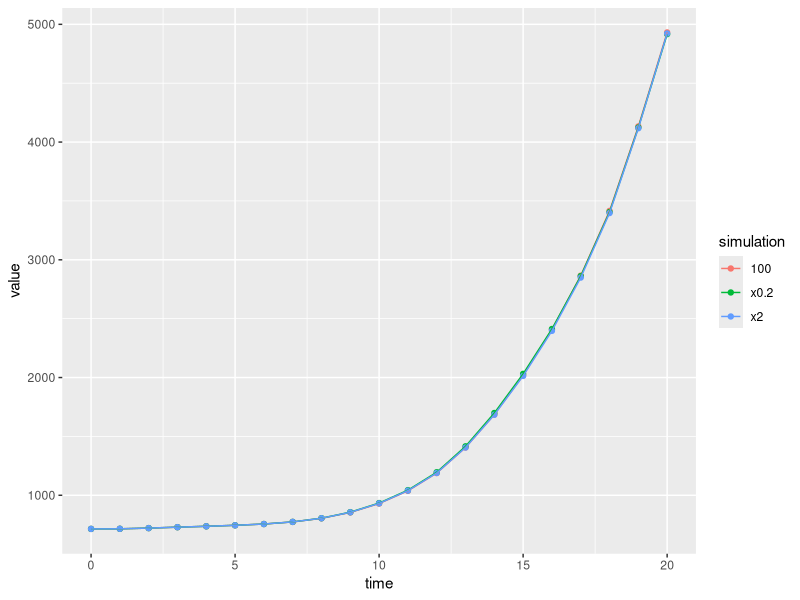
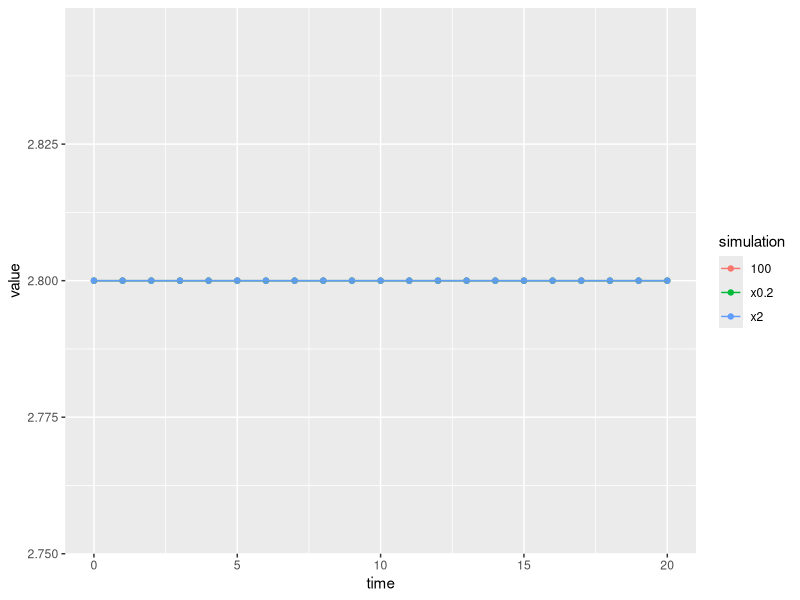
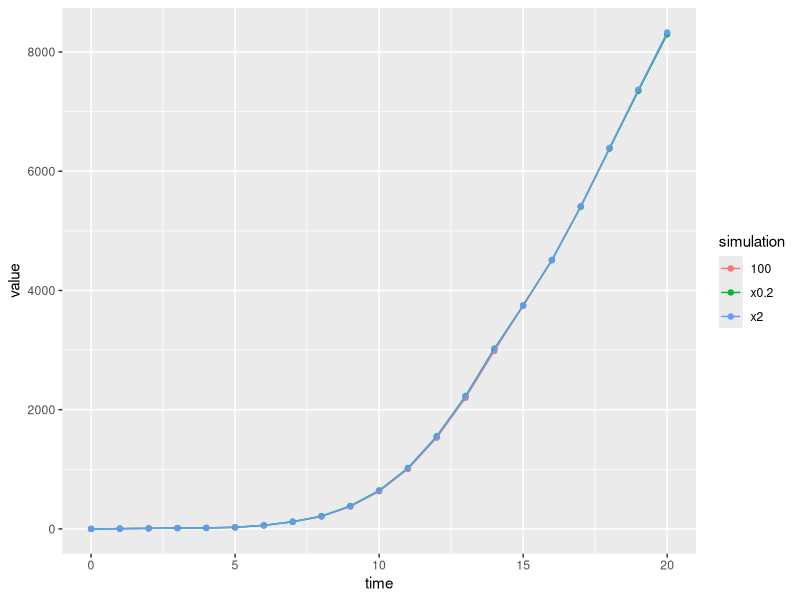

Recreate these plots in R, in order.
install.packages("tidyverse")
library("tidyverse")

# Remove the "space" in the tab files

# Load the data
path = "/home/brieuc/Documents/GitHub/working-with-models-team-vin-chaud/outputs/"
setwd(path) # Tell R where work

rs = read_tsv("nitrate = 100/tabled_output.tab")
rs$simulation = "100" # Add a column to differentiate the different simulations

rs2 = read_tsv("nitrate_x0.2/tabled_output.tab")
rs2$simulation = "x0.2" # Add a column to differentiate the different simulations

rs3 = read_tsv("nitratex2/tabled_output.tab")
rs3$simulation = "x2" # Add a column to differentiate the different simulations

# Combine the data
rs = rbind(rs, rs2, rs3)

unique(rs$name)


# Plot the data
rs %>%
  filter(name == "plantNutrientUptake") %>%
  filter(path == "//plants/bean/nitrate") %>%
  #filter(time >= 18) %>%
  ggplot(aes(time, value, colour=simulation)) + 
    geom_point() + 
    geom_line()

rs %>%
  filter(name == "concentration") %>%
  filter(path == "//environment/soil/nitrate") %>%
  # filter(time >= 18) %>%
  ggplot(aes(time, value, colour=simulation)) + 
  geom_point() + 
  geom_line()



rs %>%
  filter(name == "rootLength") %>%
  #filter(path == "//plants/bean/nitrate") %>%
  #filter(time >= 18) %>%
  ggplot(aes(time, value, colour=simulation)) + 
  geom_point() + 
  geom_line()
